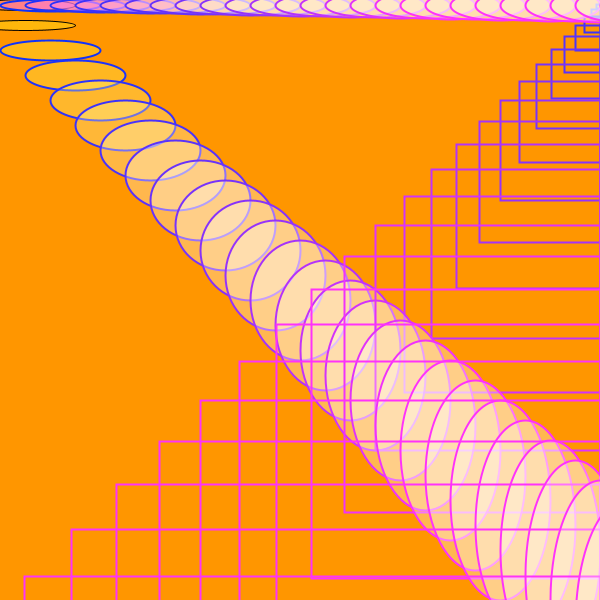
Frame 1 (no input)
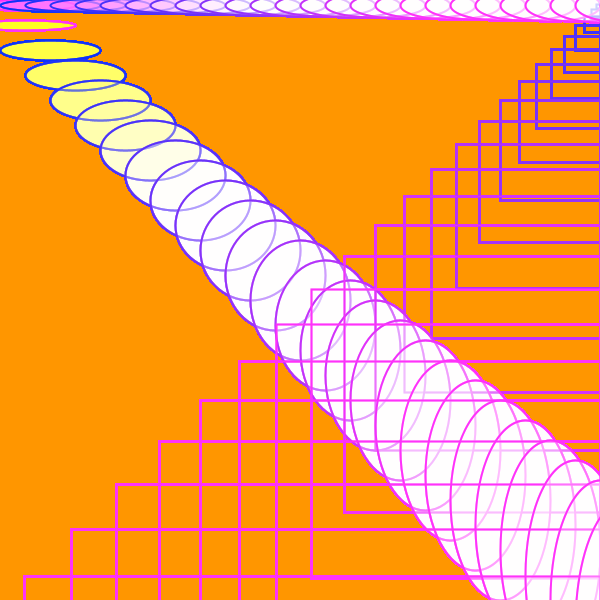
Frame 60 (the mouse pressed at the canvas centre just before this capture)
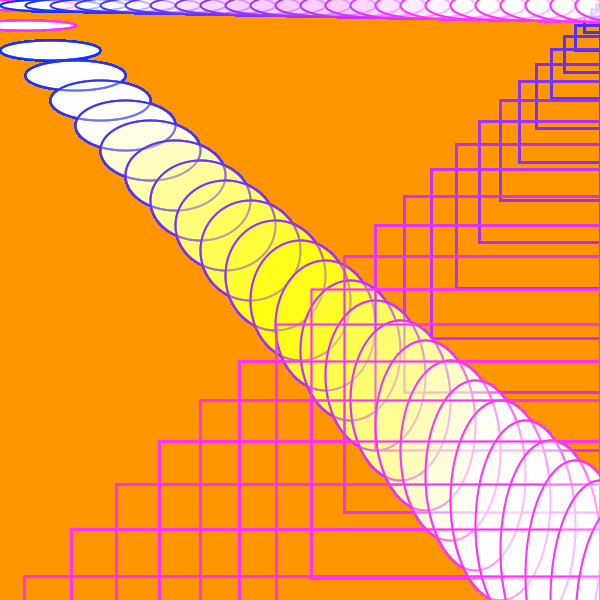
Frame 120 (the mouse held since frame 60 and released just before this capture)

The Processing sketch that drew these frames (run headless with seeded random() and noise(); from frame 60 on, the mouse is pressed at the canvas centre):

// Processing sketch: processing_105524
// ── processing_105524.pde

void setup(){
  size(600,600);
  background(255,150,0);
}

void draw(){
  for(int i=1; i<width; i++){
    fill(255, 255, dist(mouseX,mouseY,i*25,i*25), 80);
    ellipse((i*25),i*25,100,10*i);
    fill(255, dist(mouseX,mouseY,i*25,100),255, 80);
    ellipse(i*25,5,100,10+i);
    fill(255, 255, dist(mouseX,mouseY,i*25,i*25), 80);
    drawRect(width-(i*i), i*i, i*i, color(i*15,50,250));

  }
}

void drawRect(float rectX, float rectY, int rectWidth, color c){
  noFill();
  stroke(c);
  strokeWeight(2);
  rect(rectX, rectY, rectWidth, rectWidth);
}
